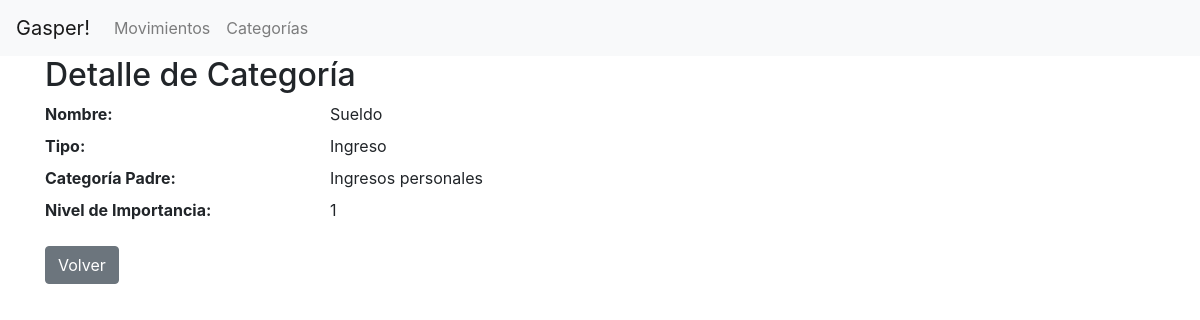
/app/categorias/detalle/2/, run on an earlier commit of the app's database.
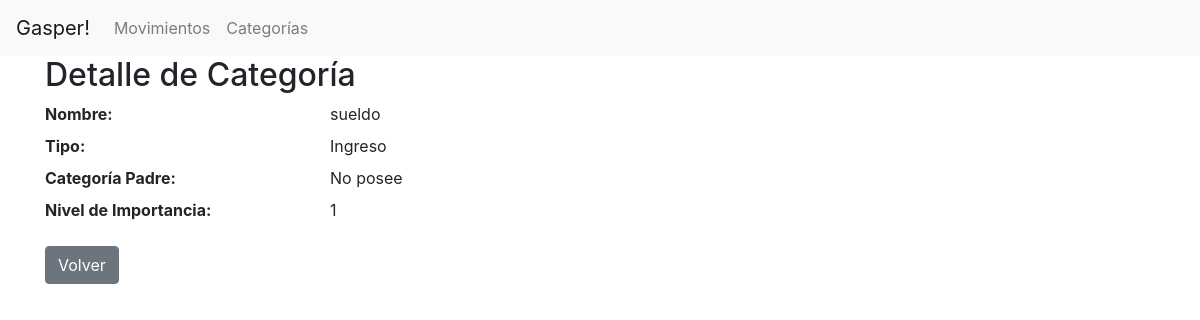
And on a later commit of the database.
### app/models.py (models this page shows, shortened)
class Categoria(models.Model):
    INGRESO = "I"
    EGRESO = "E"
    TIPO_CHOICES = [
        (INGRESO, "Ingreso"),
        (EGRESO, "Egreso"),
    ]
    nombre = models.CharField(max_length=100)
    tipo = models.CharField(max_length=1, choices=TIPO_CHOICES)
    categoria_padre = models.ForeignKey(
        "self", null=True, blank=True, on_delete=models.CASCADE
    )
    nivel_importancia = models.IntegerField(default=1)
    total = models.DecimalField(max_digits=10, decimal_places=2, default=0.00)
    def __str__(self):
        return self.nombre

### app/views.py (the view)
class DetalleCategoriaView(DetailView):
    model = Categoria
    template_name = "app/detalle_categoria.html"

### app/templates/app/detalle_categoria.html
{% extends "app/base.html" %} {% block content %}
<h2>Detalle de Categoría</h2>
<dl class="row">
  <dt class="col-sm-3">Nombre:</dt>
  <dd class="col-sm-9">{{ object.nombre }}</dd>
  <dt class="col-sm-3">Tipo:</dt>
  <dd class="col-sm-9">{{ object.get_tipo_display }}</dd>
  <dt class="col-sm-3">Categoría Padre:</dt>
  <dd class="col-sm-9">{{ object.categoria_padre|default:"No posee" }}</dd>
  <dt class="col-sm-3">Nivel de Importancia:</dt>
  <dd class="col-sm-9">{{ object.nivel_importancia }}</dd>
</dl>
<a href="{% url 'app:ver_categorias' %}" class="btn btn-secondary">Volver</a>
{% endblock %}

What changed in the data, as far as the page shows it:
changed Categoria "Ingreso": nombre "Sueldo" → "sueldo"; categoria_padre "Ingresos personales" → "No posee"
